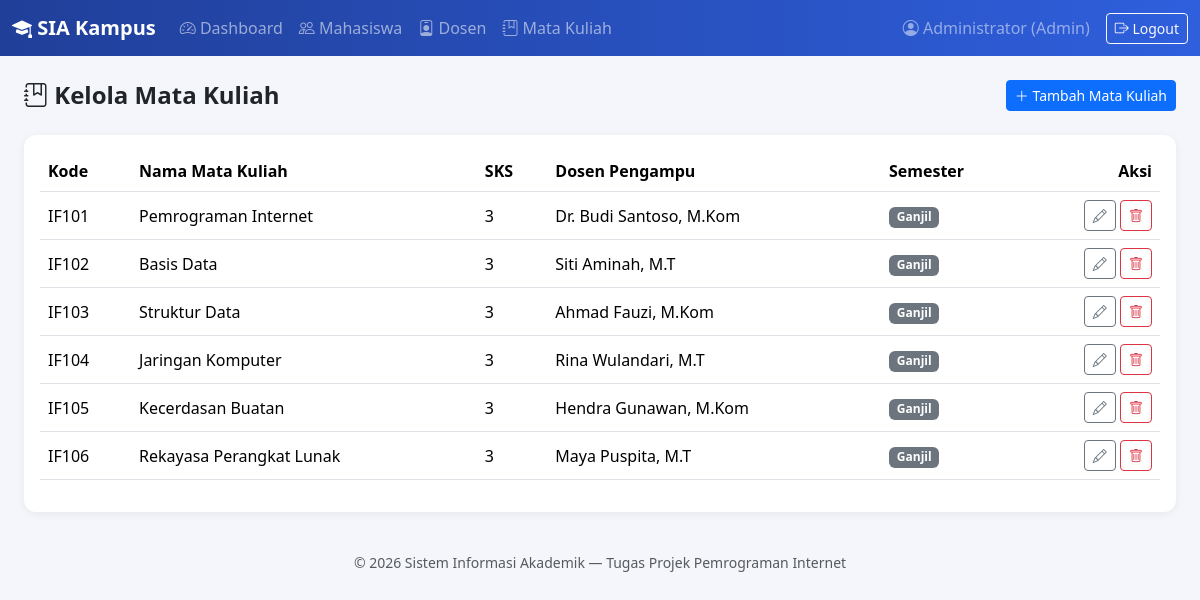
The page /admin/matakuliah.php (signed in) on the database its author committed.
### tables this page shows
CREATE TABLE matakuliah (
    id INT AUTO_INCREMENT PRIMARY KEY,
    kode_mk VARCHAR(20) NOT NULL UNIQUE,
    nama_mk VARCHAR(100) NOT NULL,
    sks INT NOT NULL,
    dosen_id INT NULL,
    semester_ajaran ENUM('Ganjil', 'Genap') NOT NULL DEFAULT 'Ganjil',
    FOREIGN KEY (dosen_id) REFERENCES dosen(id) ON DELETE SET NULL
);

CREATE TABLE dosen (
    id INT AUTO_INCREMENT PRIMARY KEY,
    nip VARCHAR(20) NOT NULL UNIQUE,
    nama VARCHAR(100) NOT NULL,
    email VARCHAR(100),
    created_at TIMESTAMP DEFAULT CURRENT_TIMESTAMP
);

### includes/auth.php (called while the page is built, shortened)
<?php
function h($str) {
    return htmlspecialchars($str ?? '', ENT_QUOTES, 'UTF-8');
}

### admin/matakuliah.php (the view, shortened to what this page needs)
<?php
require_once __DIR__ . '/../includes/auth.php';
require_once __DIR__ . '/../config/database.php';
$list = $pdo->query('
    SELECT mk.*, d.nama AS nama_dosen
    FROM matakuliah mk
    LEFT JOIN dosen d ON mk.dosen_id = d.id
    ORDER BY mk.kode_mk ASC
')->fetchAll();
require_once __DIR__ . '/../includes/header.php';
?>
<div class="d-flex justify-content-between align-items-center mb-4">
    <h4 class="fw-bold mb-0"><i class="bi bi-journal-bookmark"></i> Kelola Mata Kuliah</h4>
    <button class="btn btn-primary btn-sm" data-bs-toggle="modal" data-bs-target="#formModal" onclick="resetForm()">
        <i class="bi bi-plus-lg"></i> Tambah Mata Kuliah
    </button>
</div>
<div class="card p-3">
    <div class="table-responsive">
        <table class="table table-hover align-middle">
            <thead>
                <tr>
                    <th>Kode</th>
                    <th>Nama Mata Kuliah</th>
                    <th>SKS</th>
                    <th>Dosen Pengampu</th>
                    <th>Semester</th>
                    <th class="text-end">Aksi</th>
                </tr>
            </thead>
            <tbody>
            <?php foreach ($list as $row): ?>
                <tr>
                    <td><?= h($row['kode_mk']) ?></td>
                    <td><?= h($row['nama_mk']) ?></td>
                    <td><?= h($row['sks']) ?></td>
                    <td><?= h($row['nama_dosen'] ?? '-') ?></td>
                    <td><span class="badge bg-secondary"><?= h($row['semester_ajaran']) ?></span></td>
                    <td class="text-end">
                        <button class="btn btn-sm btn-outline-secondary"
                                onclick='editForm(<?= json_encode($row) ?>)'
                                data-bs-toggle="modal" data-bs-target="#formModal">
                            <i class="bi bi-pencil"></i>
                        </button>
                        <a href="?delete=<?= $row['id'] ?>" class="btn btn-sm btn-outline-danger btn-confirm-delete">
                            <i class="bi bi-trash"></i>
                        </a>
                    </td>
                </tr>
            <?php endforeach; ?>
            </tbody>
        </table>
    </div>
</div>
<?php require_once __DIR__ . '/../includes/footer.php'; ?>

### assets/css/style.css (style rules this page uses)
:root { --brand: #2f5fdd; --brand-dark: #203f99; }
body { background-color: #f4f6fb; font-family: 'Segoe UI', system-ui, -apple-system, sans-serif; }
.card { border: none; border-radius: 12px; box-shadow: 0 2px 10px rgba(0,0,0,0.06); }
.table thead { background-color: #eef1fa; }

### rows shown on the page
matakuliah: kode_mk "IF101", nama_mk "Pemrograman Internet", sks "3", dosen.nama "Dr. Budi Santoso, M.Kom", semester_ajaran "Ganjil"
matakuliah: kode_mk "IF102", nama_mk "Basis Data", sks "3", dosen.nama "Siti Aminah, M.T", semester_ajaran "Ganjil"
matakuliah: kode_mk "IF103", nama_mk "Struktur Data", sks "3", dosen.nama "Ahmad Fauzi, M.Kom", semester_ajaran "Ganjil"
matakuliah: kode_mk "IF104", nama_mk "Jaringan Komputer", sks "3", dosen.nama "Rina Wulandari, M.T", semester_ajaran "Ganjil"
matakuliah: kode_mk "IF105", nama_mk "Kecerdasan Buatan", sks "3", dosen.nama "Hendra Gunawan, M.Kom", semester_ajaran "Ganjil"
matakuliah: kode_mk "IF106", nama_mk "Rekayasa Perangkat Lunak", sks "3", dosen.nama "Maya Puspita, M.T", semester_ajaran "Ganjil"

### other values the page prints
$user['nama'] "Administrator"
$user['role'] "Admin"
